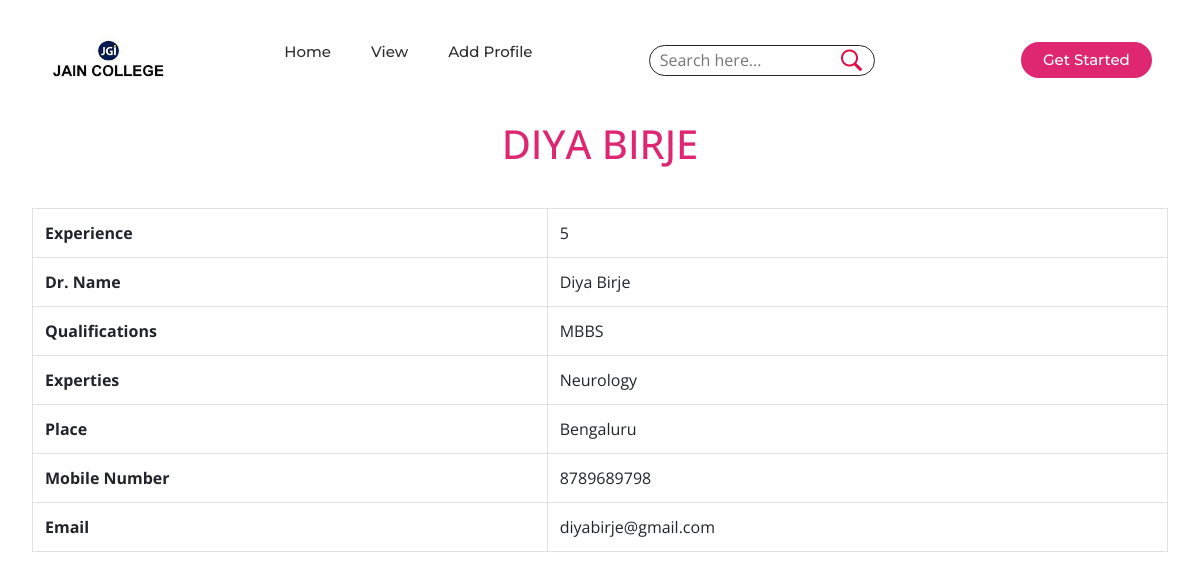
/invest/company/3/, run on the app's committed database.
### InvestMagnet/models.py (models this page shows)
class Company(models.Model):
    username = models.ForeignKey(User, on_delete=models.CASCADE)
    company_name = models.CharField(max_length=30, default='amazon')
    start_year = models.CharField(max_length=4, default='2020')  # Set default value
    problem_statement = models.TextField(default='Your problem statement')  # Set default value
    solution = models.TextField(default='Solution for that problem statement')  # Set default value
    market_opportunity = models.TextField(default='Market opportunity for the company')  # Set default value
    team = models.IntegerField(default=10)  # Set default value
    description = models.TextField(default='A description of the company')  # Set default value
    image = models.ImageField(upload_to='company_images/')
    revenue = models.CharField(max_length=255, default='1000000')  # Set default value
    founder = models.CharField(max_length=255, default='John Doe')  # Set default value
    investment_round = models.CharField(max_length=255, default='Series A')  # Set default value
    yearwise_revenue = models.JSONField(default=[
        {"year": "2020", "revenue": "500000"},
        {"year": "2021", "revenue": "50034"},
        {"year": "2022", "revenue": "500000"},
        {"year": "2023", "revenue": "40000"}
    ])  # Set default value
    yearwise_growth = models.JSONField(default=[
        {"year": "2020", "growth": "20%"},
        {"year": "2021", "growth": "5%"},
        {"year": "2022", "growth": "2%"},
        {"year": "2023", "growth": "4%"}
    ])  # Set default value
    digital_marketing = models.JSONField(default=[
        {"youtube": "10%", "instagram": "20%", "website": "35%", "other_source": "30%", "facebook": "5%"}
    ])  # Set default value
    financial_graph = models.JSONField(default=[
        { "year": "2020", "total_sales": "10000", "new_income": "5000" },
    { "year": "2021", "total_sales": "20000", "new_income": "7000" },
    { "year": "2022", "total_sales": "22000", "new_income": "4000" },
    { "year": "2023", "total_sales": "9000", "new_income": "3000" }
    ])

### InvestMagnet/views.py (the view)
# urls.py: path('company/<int:company_id>/', views.company_detail, name='company_detail'),
def company_detail(request, company_id):
    company = get_object_or_404(Company, id=company_id)
    yearwise_revenue_data = company.yearwise_revenue
    yearwise_growth_data = company.yearwise_growth
    digital_marketing_data =company.digital_marketing
    financial_graph_data = company.financial_graph
    context = {
        'company': company,
        'yearwise_revenue_data': yearwise_revenue_data,
        'yearwise_growth_data': yearwise_growth_data,
        'digital_marketing_data': digital_marketing_data,
        'financial_graph_data': financial_graph_data,
    }
    return render(request, 'company_detail.html', context)

### InvestMagnet/templates/company_detail.html (shortened to what this page needs)
{% extends "./main.html" %} {% block content %}
<body>
  <h1>{{ company.founder }}</h1>
  <div style='padding: 2rem'>
    <table class="table table-bordered">
      <tbody>
        <tr>
          <th scope="row">Experience</th>
          <td>{{ company.company_name }}</td>
        </tr>
        <tr>
          <th scope="row">Dr. Name</th>
          <td>{{ company.founder }}</td>
        </tr>
        <tr>
          <th scope="row">Qualifications</th>
          <td>{{ company.problem_statement }}</td>
        </tr>
        <tr>
          <th scope="row">Experties</th>
          <td colspan="2"> {{ company.solution }}</td>
        </tr>
        <tr>
          <th scope="row">Place</th>
          <td colspan="2">{{ company.market_opportunity }}</td>
        </tr>
        <tr>
          <th scope="row">Mobile Number</th>
          <td colspan="2">{{company.description}}</td>
        </tr>
        <tr>
          <th scope="row">Email</th>
          <td colspan="2">{{ company.investment_round }}</td>
        </tr>
      </tbody>
    </table>
</div>
  <br> <br> <br> <br> <br> <br>
</body>
{% endblock content %}

### mentalHealth/static/style.css (style rules this page uses)
* { box-sizing: border-box; margin: 0; padding: 0; }
:root { --color-primary: #df2771; }
html { scroll-behavior: smooth; }
body { background: #fff; font-family: "Open Sans", sans-serif; width: 100vw; height: 100svh; position: relative; }
h1 { text-transform: uppercase; text-align: center; color: var(--color-primary); }

### data on the page
Company: founder "DIYA BIRJE", company_name "5", founder "Diya Birje", problem_statement "MBBS", solution "Neurology", market_opportunity "Bengaluru", description "8789689798", investment_round "diyabirje@gmail.com"
